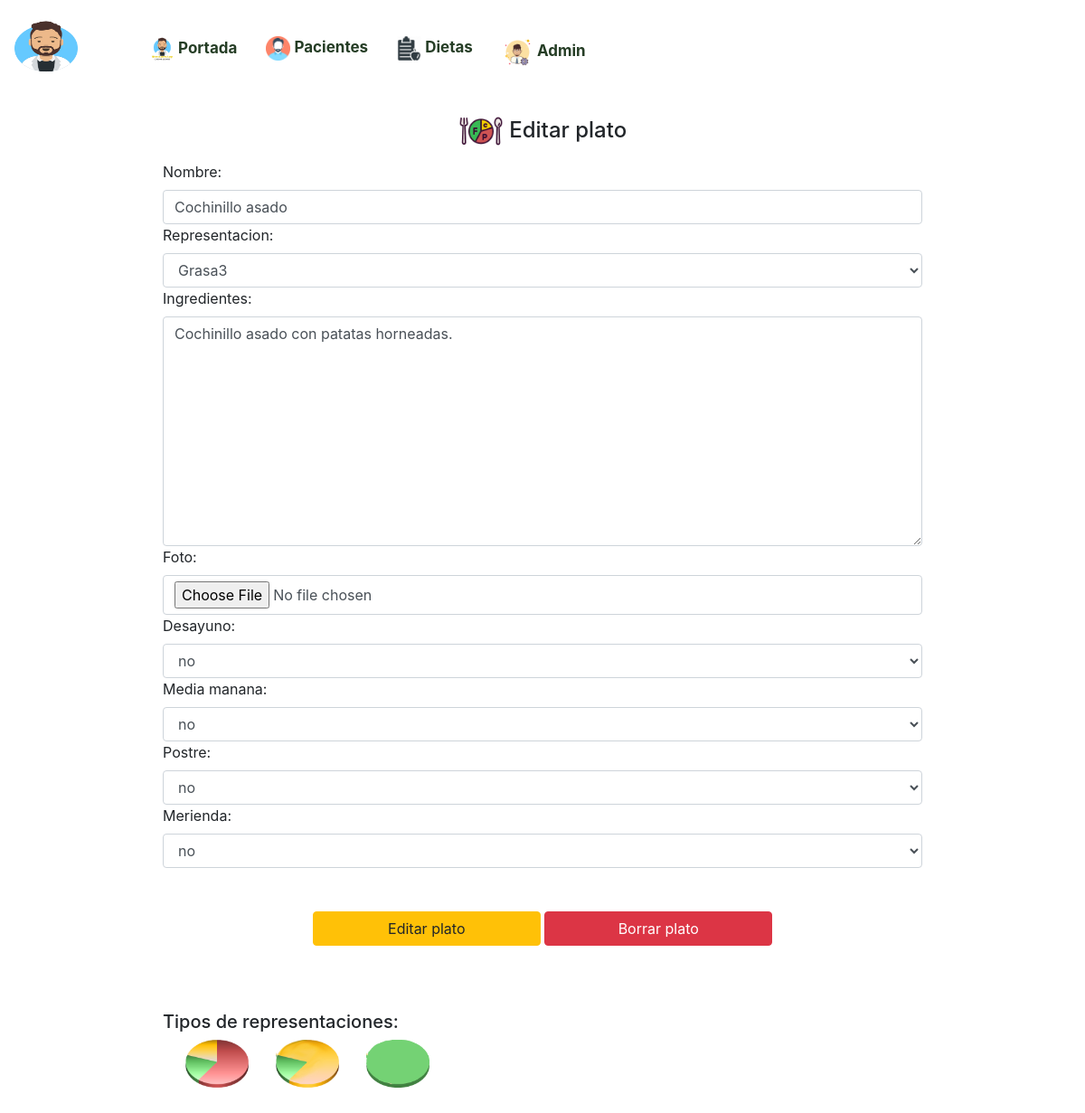
/dietas/editar/plato/1, run on the app's committed database.
### dietas/models.py (models this page shows, shortened)
class Plato(models.Model):
    SI_CHOICES = (
        ('SI','sí'),
        ('NO','no')
        )
    nombre=models.CharField(max_length=100)
    representacion= models.ForeignKey('dietas.Representaciones',null=True,blank=True,related_name='representacion_plato',on_delete=models.SET_NULL)
    ingredientes= models.TextField(blank=True,null=True)
    foto=models.ImageField(upload_to='fotos_platos/',blank=True,null=True)
    desayuno=models.CharField(max_length=5, choices=SI_CHOICES, default='NO')
    media_manana=models.CharField(max_length=5, choices=SI_CHOICES, default='NO')
    postre=models.CharField(max_length=5, choices=SI_CHOICES, default='NO')
    merienda=models.CharField(max_length=5, choices=SI_CHOICES, default='NO')
    class Meta():
        ordering=['nombre']

class Representaciones(models.Model):
    nombre=models.CharField(max_length=50)
    imagen=models.ImageField(upload_to='fotos_representaciones/',blank=True,null=True)
    descripcion= models.TextField(blank=True,null=True)
    def __str__(self):
            return self.nombre

### dietas/views.py (the view, shortened to what this page needs)
# urls.py: path('editar/plato/<int:pk>',PlatoUpdate.as_view(), name='editar_plato'),
class PlatoUpdate(UpdateView):
    model=Plato
    form_class= PlatoForm
    template_name="dietas/editar_plato.html"
    def get_context_data(self, **kwargs):
        context = super().get_context_data(**kwargs)
        context['representaciones'] = Representaciones.objects.all()
        return context

### dietas/forms.py
class PlatoForm(forms.ModelForm):
    class Meta:
        model = Plato
        fields = '__all__'
    def __init__(self, *args, **kwargs):
        super(PlatoForm, self).__init__(*args, **kwargs)
        for field_name, field in self.fields.items():
            if field.widget.attrs.get('class'):
                field.widget.attrs['class'] += ' form-control'
            else:
                field.widget.attrs['class']='form-control'

### dietas/templates/dietas/editar_plato.html (shortened to what this page needs)
{%extends 'core/base.html'%}
{%load static%}
{%block content%}
<div style="width:70%; margin-left:auto;margin-right:auto">
    <h4 style="text-align:center"><img src="{% static 'images/platos.png'%}" height="50px"> Editar plato</h4>
    <form action="" method="post" enctype="multipart/form-data">{% csrf_token %}
        {{form}}
        <br>
        <div style="text-align:center">
            <br>
            <input style="width:30%" type="submit" class="btn btn-warning" value="Editar plato">
            <button style="width:30%" type="button" class="btn btn-danger" onclick="borrar()" value="borrar plato">Borrar plato</button>
        </div>
    </form>
    <br>
    <br>
    <br>
    <div>
        <h5>Tipos de representaciones:</h5>
        {%for representacion in representaciones%} <img style="margin-left:3%;" src="{{representacion.imagen.url}}" alt="{{representacion.nombre}}" title="{{representacion.nombre}}" width="70">{%endfor%}
    </div>
</div>
{%endblock%}

### core/templates/core/base.html (style rules this page uses)
body { margin:0; }

### data on the page
Plato: nombre "Cochinillo asado", representacion "Grasa3", ingredientes "Cochinillo asado con patatas horneadas.", desayuno "no", media_manana "no", postre "no", merienda "no"
Representaciones: imagen (picture)
Representaciones: imagen (picture)
Representaciones: imagen (picture)
